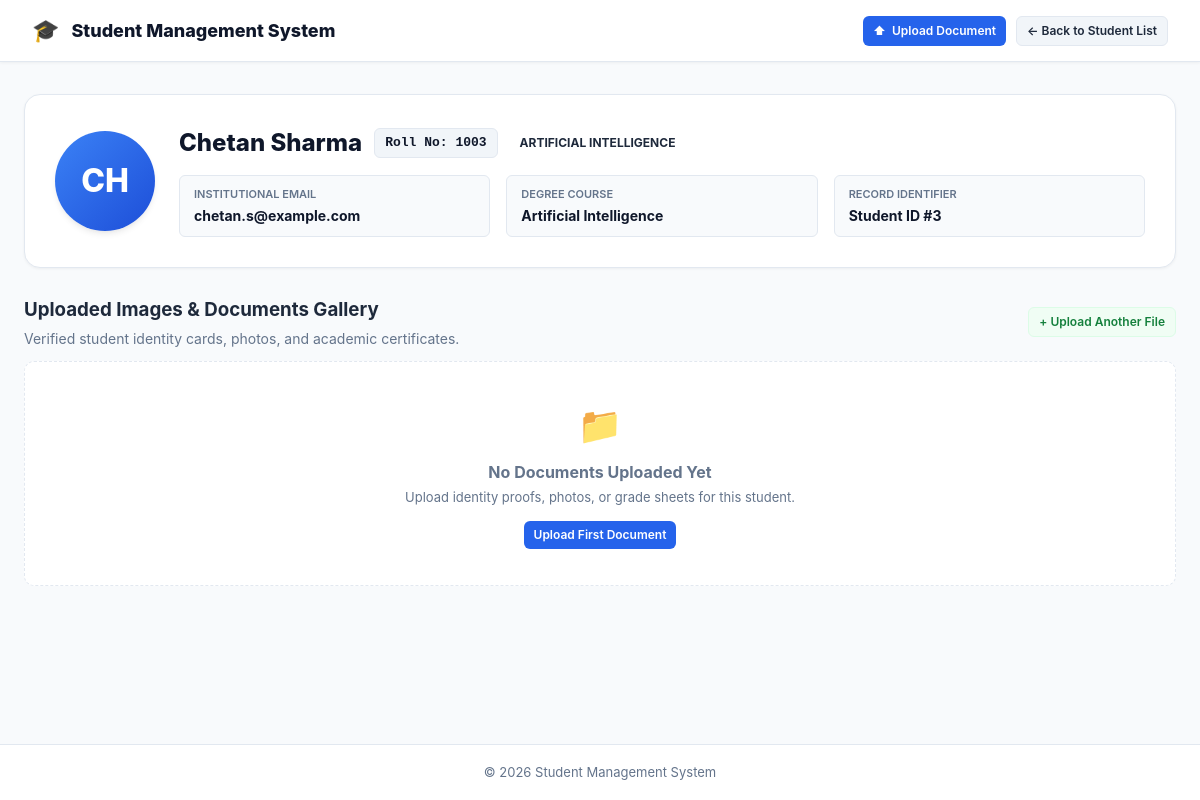
Screenshot of /view.php?id=3 with the database file from the repository.
### tables this page shows
CREATE TABLE IF NOT EXISTS students (
    id INT AUTO_INCREMENT PRIMARY KEY,
    name VARCHAR(100) NOT NULL,
    roll_no VARCHAR(30) NOT NULL UNIQUE,
    email VARCHAR(150) NOT NULL UNIQUE,
    course VARCHAR(100) NOT NULL
);

### view.php (the view, shortened to what this page needs)
<?php
require "db.php";
$id = filter_input(INPUT_GET, "id", FILTER_VALIDATE_INT);
$stmt = $conn->prepare("SELECT id, name, roll_no, email, course FROM students WHERE id = ?");
$stmt->bind_param("i", $id);
$stmt->execute();
$student = $stmt->get_result()->fetch_assoc();
$stmt = $conn->prepare("SELECT id, original_name, stored_name, file_type, file_size, uploaded_at FROM student_files WHERE student_id = ? ORDER BY id ASC");
$stmt->bind_param("i", $id);
$stmt->execute();
$filesResult = $stmt->get_result();
$stmt = $conn->prepare("SELECT id FROM student_files WHERE student_id = ? AND file_type LIKE 'image/%' ORDER BY id ASC LIMIT 1");
$stmt->bind_param("i", $id);
$stmt->execute();
$avatarFile = $stmt->get_result()->fetch_assoc();
?>
<!DOCTYPE html>
<html lang="en">
<head>
    <link rel="stylesheet" href="style.css">
</head>
<body>
    <header class="navbar">
        <a href="index.php" class="nav-brand">
            <span style="font-size: 22px;">&#127891;</span>
            <span>Student Management System</span>
        </a>
        <div style="display: flex; gap: 10px;">
            <a href="upload.php?id=<?= (int)$id ?>" class="btn btn-primary btn-sm">
                <span>&#11014;</span> Upload Document
            </a>
            <a href="index.php" class="btn btn-secondary btn-sm">
                &larr; Back to Student List
            </a>
        </div>
    </header>
    <main class="container">
        <div class="profile-hero">
            <?php if ($avatarFile) { ?>
                <img src="stream.php?id=<?= (int)$avatarFile["id"] ?>"
                     alt="<?= htmlspecialchars($student["name"]) ?>"
                     class="hero-img">
            <?php } else { ?>
                <div class="hero-initials"><?= strtoupper(substr($student["name"], 0, 2)) ?></div>
            <?php } ?>
            <div style="flex: 1;">
                <div style="display: flex; align-items: center; gap: 12px; flex-wrap: wrap;">
                    <h2 style="font-size: 24px; font-weight: 800; color: var(--secondary);">
                        <?= htmlspecialchars($student["name"]) ?>
                    </h2>
                    <span class="badge-roll">Roll No: <?= htmlspecialchars($student["roll_no"]) ?></span>
                    <span class="badge-course <?= htmlspecialchars($student["course"]) ?>">
                        <?= htmlspecialchars($student["course"]) ?>
                    </span>
                </div>
                <div class="info-grid">
                    <div class="info-pill">
                        <div class="info-label">Institutional Email</div>
                        <div class="info-val"><?= htmlspecialchars($student["email"]) ?></div>
                    </div>
                    <div class="info-pill">
                        <div class="info-label">Degree Course</div>
                        <div class="info-val"><?= htmlspecialchars($student["course"]) ?></div>
                    </div>
                    <div class="info-pill">
                        <div class="info-label">Record Identifier</div>
                        <div class="info-val">Student ID #<?= (int)$student["id"] ?></div>
                    </div>
                </div>
            </div>
        </div>
        <div class="page-header" style="margin-bottom: 12px;">
            <div class="page-title">
                <h3>Uploaded Images &amp; Documents Gallery</h3>
                <p>Verified student identity cards, photos, and academic certificates.</p>
            </div>
            <a href="upload.php?id=<?= (int)$id ?>" class="btn btn-sm btn-upload">
                &#43; Upload Another File
            </a>
        </div>
        <?php if ($filesResult->num_rows === 0) { ?>
            <div style="background: #ffffff; border: 1.5px dashed var(--border); border-radius: var(--radius-md); padding: 36px; text-align: center; color: var(--text-muted);">
                <div style="font-size: 36px; margin-bottom: 8px;">&#128193;</div>
                <h4>No Documents Uploaded Yet</h4>
                <p style="font-size: 13px; margin-top: 4px;">Upload identity proofs, photos, or grade sheets for this student.</p>
                <a href="upload.php?id=<?= (int)$id ?>" class="btn btn-primary btn-sm" style="margin-top: 14px;">
                    Upload First Document
                </a>
            </div>
        <?php } ?>
    </main>
    <footer class="footer">
        <p>&copy; 2026 Student Management System</p>
    </footer>
</body>
</html>

### style.css (style rules this page uses)
:root { --primary: #2563eb; --primary-dark: #1d4ed8; --primary-light: #eff6ff; --secondary: #0f172a; --text-main: #1e293b; --text-muted: #64748b; --border: #e2e8f0; --bg-page: #f8fafc; --bg-card: #ffffff; --success: #10b981; --success-light: #f0fdf4; --warning: #f59e0b; --warning-light: #fffbeb; --danger: #ef4444; --danger-light: #fef2f2; --radius-sm: 6px; --radius-md: 10px; --radius-lg: 16px; --shadow-sm: 0 1px 3px rgba(0, 0, 0, 0.05); --shadow-md: 0 4px 6px -1px rgba(0, 0, 0, 0.08), 0 2px 4px -2px rgba(0, 0, 0, 0.05); --shadow-lg: 0 10px 15px -3px rgba(0, 0, 0, 0.08), 0 4px 6px -4px rgba(0, 0, 0, 0.04); }
* { box-sizing: border-box; margin: 0; padding: 0; font-family: -apple-system, BlinkMacSystemFont, "Segoe UI", Roboto, "Helvetica Neue", Arial, sans-serif; }
body { background-color: var(--bg-page); color: var(--text-main); line-height: 1.5; min-height: 100vh; display: flex; flex-direction: column; }
.navbar { background-color: #ffffff; border-bottom: 1px solid var(--border); padding: 14px 32px; display: flex; justify-content: space-between; align-items: center; box-shadow: var(--shadow-sm); position: sticky; top: 0; z-index: 50; }
.nav-brand { display: flex; align-items: center; gap: 12px; text-decoration: none; color: var(--secondary); font-weight: 800; font-size: 18px; }
.container { max-width: 1200px; margin: 0 auto; padding: 32px 24px; width: 100%; flex: 1; }
.page-header { display: flex; justify-content: space-between; align-items: center; flex-wrap: wrap; gap: 16px; margin-bottom: 24px; }
.page-title p { color: var(--text-muted); font-size: 14px; margin-top: 4px; }
.badge-roll { font-family: monospace; font-size: 13px; font-weight: 700; background: #f1f5f9; color: #0f172a; padding: 4px 10px; border-radius: var(--radius-sm); border: 1px solid #e2e8f0; }
.badge-course { display: inline-block; padding: 3px 10px; border-radius: 9999px; font-size: 12px; font-weight: 700; text-transform: uppercase; }
.btn { display: inline-flex; align-items: center; gap: 6px; padding: 8px 14px; font-size: 13px; font-weight: 600; border-radius: var(--radius-sm); cursor: pointer; text-decoration: none; border: none; transition: all 0.2s ease; }
.btn-primary { background-color: var(--primary); color: #ffffff; }
.btn-sm { padding: 5px 10px; font-size: 12px; }
.btn-upload { background: #f0fdf4; color: #15803d; border: 1px solid #dcfce7; }
.btn-secondary { background: #f1f5f9; color: var(--text-main); border: 1px solid var(--border); }
.footer { background: #ffffff; border-top: 1px solid var(--border); padding: 18px 24px; text-align: center; font-size: 13px; color: var(--text-muted); margin-top: auto; }

### view.php (style rules this page uses)
.profile-hero { background: #ffffff; border: 1px solid var(--border); border-radius: var(--radius-lg); padding: 30px; display: flex; align-items: center; gap: 24px; margin-bottom: 28px; box-shadow: var(--shadow-sm); }
.hero-initials { width: 100px; height: 100px; border-radius: 50%; background: linear-gradient(135deg, #3b82f6 0%, #1d4ed8 100%); color: #ffffff; display: flex; align-items: center; justify-content: center; font-size: 32px; font-weight: 800; box-shadow: var(--shadow-md); }
.info-grid { display: grid; grid-template-columns: repeat(auto-fit, minmax(200px, 1fr)); gap: 16px; margin-top: 14px; }
.info-pill { background: #f8fafc; border: 1px solid var(--border); padding: 10px 14px; border-radius: var(--radius-sm); }
.info-label { font-size: 11px; text-transform: uppercase; font-weight: 600; color: var(--text-muted); }
.info-val { font-size: 14px; font-weight: 700; color: var(--secondary); margin-top: 2px; }

### rows the page displays
students: name "CH", name "Chetan Sharma", roll_no "1003", course "ARTIFICIAL INTELLIGENCE", email "chetan.s@example.com", course "Artificial Intelligence", id "3"
